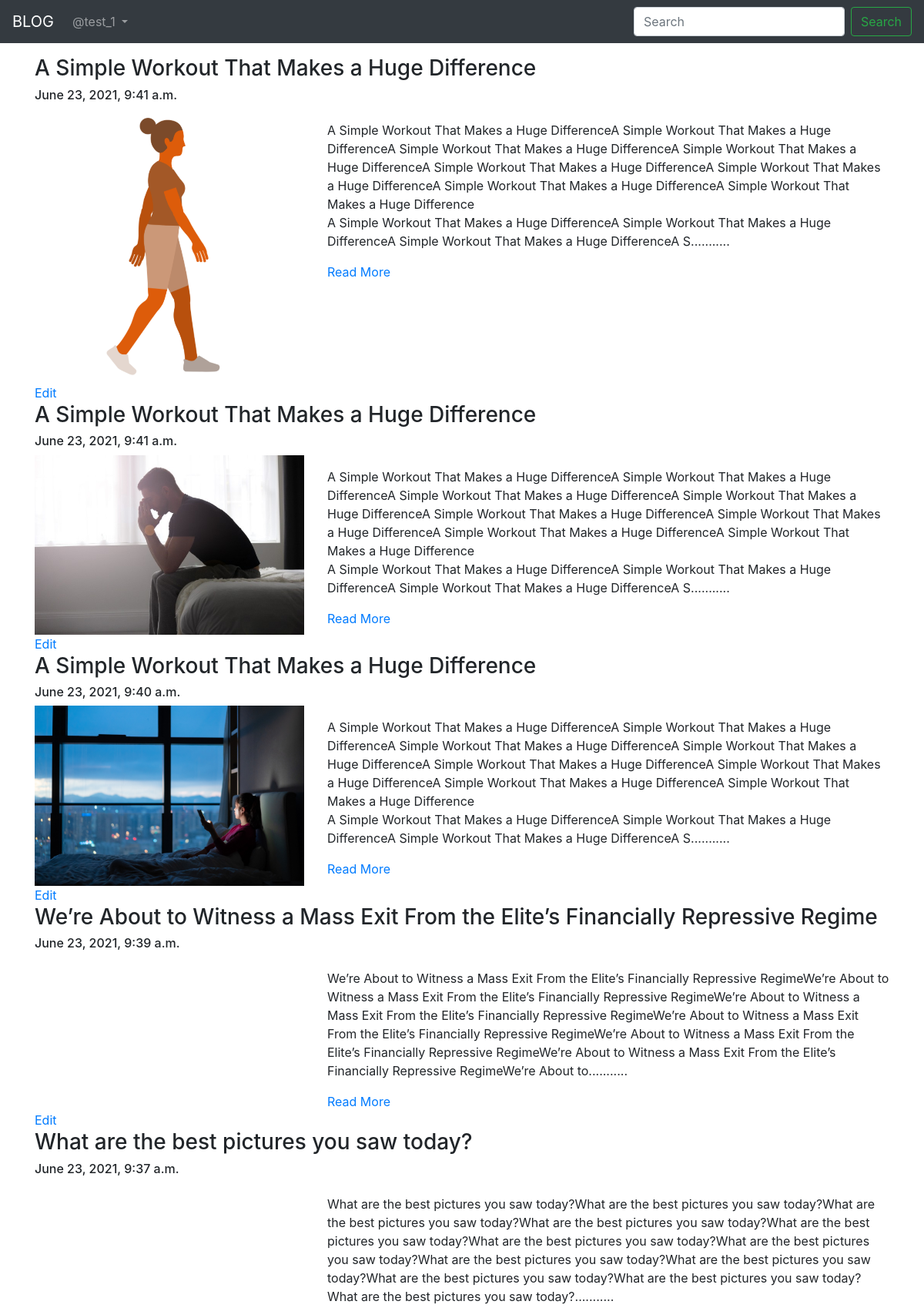
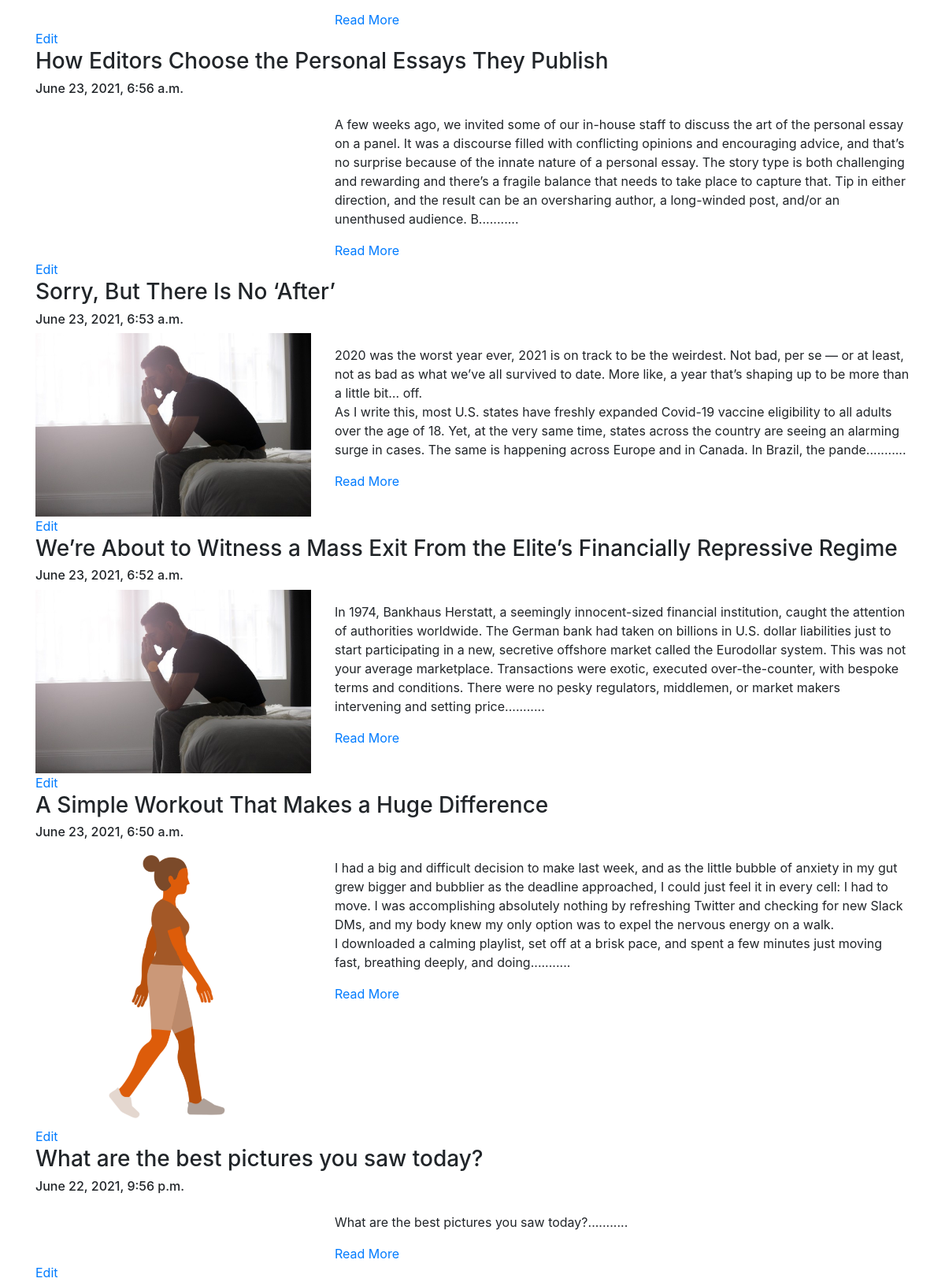
Page /blog/my-blogs/ (signed in) on the committed database (2 pictures, top to bottom).
### App_Blog/models.py (models this page shows, shortened)
class Blog(models.Model):
    author = models.ForeignKey(User, on_delete=models.CASCADE, related_name='post_author')
    blog_title = models.CharField(max_length=300, verbose_name='Put a Title')
    slug = models.SlugField(max_length=264, unique=True, null=True)
    blog_content = models.TextField(verbose_name='What is on your mind')
    blog_image = models.ImageField(upload_to='blog_images', verbose_name='Image', null=True, blank=True,)
    publish_date = models.DateTimeField(auto_now_add=True)
    update_date = models.DateTimeField(auto_now=True)
    class Meta:
        ordering = ['-publish_date']

### App_Blog/views.py (the view)
# urls.py: path('my-blogs/', views.MyBlogs.as_view(), name="my_blogs"),
class MyBlogs(LoginRequiredMixin, TemplateView):
    template_name = 'App_Blog/my_blogs.html'

### App_Blog/templatetags/custom_filters.py (called while the page is built)
def range_filter(value):
    return value[0:500]+ "..........."

### templates/App_Blog/my_blogs.html (shortened to what this page needs)
{% extends 'base.html' %}
{% load custom_filters %}
{% block body %}
{% for blog in user.post_author.all %}
<h3>{{blog.blog_title}}</h3>
<h6>{{blog.publish_date}}</h6>
<div class="row">
    <div class="col-sm-4">
        <img src="/static/{{blog.blog_image}}" width="100%" alt="">
    </div>
    <div class="col-sm-8">
        <p>{{blog.blog_content | range_filter|linebreaks}}</p>
        <a href="{% url 'App_Blog:blog_details' slug=blog.slug %}">Read More</a>
    </div>
</div>
<a href="{% url 'App_Blog:edit_blog' pk=blog.pk %}">Edit</a>
{% endfor %}
{% endblock %}

### templates/base.html (shortened to what this page needs)
<!DOCTYPE html>
<html lang="en">
<head>
    <link rel="stylesheet" href="https://stackpath.bootstrapcdn.com/bootstrap/4.4.1/css/bootstrap.min.css"
>
    <link rel="stylesheet" href="https://cdnjs.cloudflare.com/ajax/libs/font-awesome/4.7.0/css/font-awesome.min.css"
/>
</head>
<body>
<div class="container">
    <nav class="navbar navbar-expand-lg navbar-dark bg-dark fixed-top">
        <a class="navbar-brand" href="{% url 'index' %}">BLOG</a>
        <div class="collapse navbar-collapse" id="navbarSupportedContent">
            <ul class="navbar-nav mr-auto">
                {% if user.is_authenticated %}
                <li class="nav-item dropdown">
                    <a class="nav-link dropdown-toggle" href="#" id="navbarDropdown" role="button"
                       data-toggle="dropdown" aria-haspopup="true" aria-expanded="false">
                        @{{user.username}}
                    </a>
                </li>
                {% endif %}
            </ul>
            <form class="form-inline my-2 my-lg-0">
                <input class="form-control mr-sm-2" type="search" placeholder="Search" aria-label="Search">
                <button class="btn btn-outline-success my-2 my-sm-0" type="submit">Search</button>
            </form>
        </div>
    </nav>
    <br>
    <br>
    <br>
    {% block body %}
    {% endblock %}
</div>
</body>
</html>

### rows in the picture
Blog: blog_title "A Simple Workout That Makes a Huge Difference", publish_date "June 23, 2021, 9:41 a.m.", blog_image (picture), blog_content|range_filter "A Simple Workout That Makes a Huge DifferenceA Simple Workout That Makes a Huge DifferenceA Simple Workout That Makes a Huge DifferenceA Simple Workout That Makes a Huge DifferenceA Simple Workout That Makes a Huge DifferenceA Simple Workout That Makes a Huge DifferenceA Simple Workout That Makes a Huge DifferenceA Simple Workout That Makes a Huge Difference A Simple Workout That Makes a Huge DifferenceA Simple Workout That Makes a Huge DifferenceA Simple Workout That Makes a Huge DifferenceA S..........."
Blog: blog_title "A Simple Workout That Makes a Huge Difference", publish_date "June 23, 2021, 9:41 a.m.", blog_image (picture), blog_content|range_filter "A Simple Workout That Makes a Huge DifferenceA Simple Workout That Makes a Huge DifferenceA Simple Workout That Makes a Huge DifferenceA Simple Workout That Makes a Huge DifferenceA Simple Workout That Makes a Huge DifferenceA Simple Workout That Makes a Huge DifferenceA Simple Workout That Makes a Huge DifferenceA Simple Workout That Makes a Huge Difference A Simple Workout That Makes a Huge DifferenceA Simple Workout That Makes a Huge DifferenceA Simple Workout That Makes a Huge DifferenceA S..........."
Blog: blog_title "A Simple Workout That Makes a Huge Difference", publish_date "June 23, 2021, 9:40 a.m.", blog_image (picture), blog_content|range_filter "A Simple Workout That Makes a Huge DifferenceA Simple Workout That Makes a Huge DifferenceA Simple Workout That Makes a Huge DifferenceA Simple Workout That Makes a Huge DifferenceA Simple Workout That Makes a Huge DifferenceA Simple Workout That Makes a Huge DifferenceA Simple Workout That Makes a Huge DifferenceA Simple Workout That Makes a Huge Difference A Simple Workout That Makes a Huge DifferenceA Simple Workout That Makes a Huge DifferenceA Simple Workout That Makes a Huge DifferenceA S..........."
Blog: blog_title "We’re About to Witness a Mass Exit From the Elite’s Financially Repressive Regime", publish_date "June 23, 2021, 9:39 a.m.", blog_content|range_filter "We’re About to Witness a Mass Exit From the Elite’s Financially Repressive RegimeWe’re About to Witness a Mass Exit From the Elite’s Financially Repressive RegimeWe’re About to Witness a Mass Exit From the Elite’s Financially Repressive RegimeWe’re About to Witness a Mass Exit From the Elite’s Financially Repressive RegimeWe’re About to Witness a Mass Exit From the Elite’s Financially Repressive RegimeWe’re About to Witness a Mass Exit From the Elite’s Financially Repressive RegimeWe’re About to..........."
Blog: blog_title "What are the best pictures you saw today?", publish_date "June 23, 2021, 9:37 a.m.", blog_content|range_filter "What are the best pictures you saw today?What are the best pictures you saw today?What are the best pictures you saw today?What are the best pictures you saw today?What are the best pictures you saw today?What are the best pictures you saw today?What are the best pictures you saw today?What are the best pictures you saw today?What are the best pictures you saw today?What are the best pictures you saw today?What are the best pictures you saw today?What are the best pictures you saw today?..........."
Blog: blog_title "How Editors Choose the Personal Essays They Publish", publish_date "June 23, 2021, 6:56 a.m.", blog_content|range_filter "A few weeks ago, we invited some of our in-house staff to discuss the art of the personal essay on a panel. It was a discourse filled with conflicting opinions and encouraging advice, and that’s no surprise because of the innate nature of a personal essay. The story type is both challenging and rewarding and there’s a fragile balance that needs to take place to capture that. Tip in either direction, and the result can be an oversharing author, a long-winded post, and/or an unenthused audience. B..........."
Blog: blog_title "Sorry, But There Is No ‘After’", publish_date "June 23, 2021, 6:53 a.m.", blog_image (picture), blog_content|range_filter "2020 was the worst year ever, 2021 is on track to be the weirdest. Not bad, per se — or at least, not as bad as what we’ve all survived to date. More like, a year that’s shaping up to be more than a little bit… off. As I write this, most U.S. states have freshly expanded Covid-19 vaccine eligibility to all adults over the age of 18. Yet, at the very same time, states across the country are seeing an alarming surge in cases. The same is happening across Europe and in Canada. In Brazil, the pande..........."
Blog: blog_title "We’re About to Witness a Mass Exit From the Elite’s Financially Repressive Regime", publish_date "June 23, 2021, 6:52 a.m.", blog_image (picture), blog_content|range_filter "In 1974, Bankhaus Herstatt, a seemingly innocent-sized financial institution, caught the attention of authorities worldwide. The German bank had taken on billions in U.S. dollar liabilities just to start participating in a new, secretive offshore market called the Eurodollar system. This was not your average marketplace. Transactions were exotic, executed over-the-counter, with bespoke terms and conditions. There were no pesky regulators, middlemen, or market makers intervening and setting price..........."
Blog: blog_title "A Simple Workout That Makes a Huge Difference", publish_date "June 23, 2021, 6:50 a.m.", blog_image (picture), blog_content|range_filter "I had a big and difficult decision to make last week, and as the little bubble of anxiety in my gut grew bigger and bubblier as the deadline approached, I could just feel it in every cell: I had to move. I was accomplishing absolutely nothing by refreshing Twitter and checking for new Slack DMs, and my body knew my only option was to expel the nervous energy on a walk. I downloaded a calming playlist, set off at a brisk pace, and spent a few minutes just moving fast, breathing deeply, and doing..........."
Blog: blog_title "What are the best pictures you saw today?", publish_date "June 22, 2021, 9:56 p.m.", blog_content|range_filter "What are the best pictures you saw today?..........."

### other values in the picture
{{ user.username }} "test_1"
